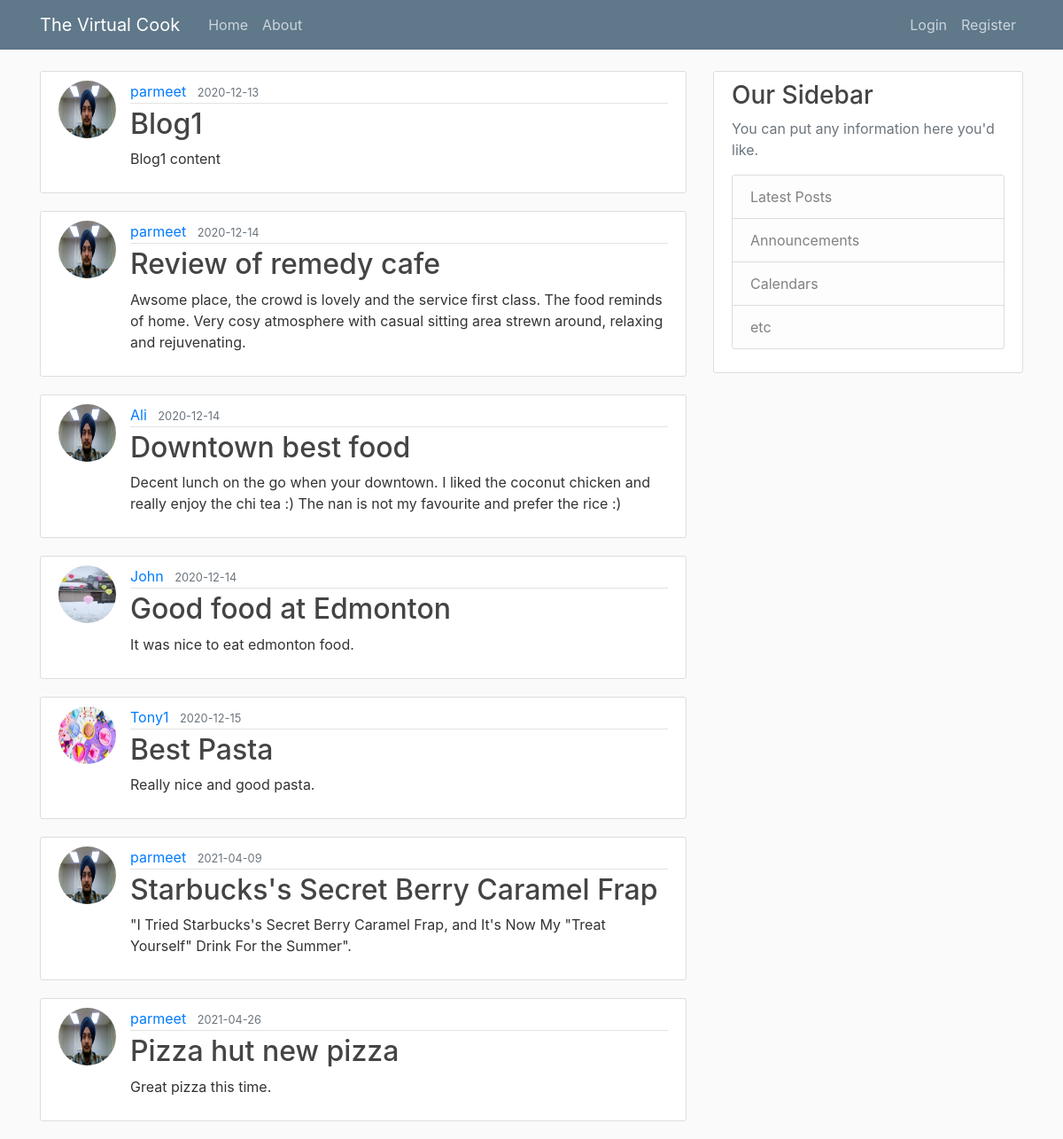
The page /home on the database its author committed.
### flaskblog/models.py (models this page shows, shortened)
class Post(db.Model):
    id = db.Column(db.Integer, primary_key=True)
    title = db.Column(db.String(100), nullable=False)
    date_posted = db.Column(db.DateTime, nullable=False, default=datetime.utcnow)
    content = db.Column(db.Text, nullable=False)
    user_id = db.Column(db.Integer, db.ForeignKey('user.id'), nullable=False)

class User(db.Model, UserMixin):
    id = db.Column(db.Integer, primary_key=True)
    username = db.Column(db.String(20), unique=True, nullable=False)
    email = db.Column(db.String(120), unique=True, nullable=False)
    image_file = db.Column(db.String(20), nullable=False, default='default.jpg')
    password = db.Column(db.String(60), nullable=False)
    posts = db.relationship('Post', backref='author', lazy=True)

### flaskblog/routes.py (the view)
@app.route('/')
@app.route('/home')
def home():
	posts = Post.query.all()
	return render_template('home.html', posts=posts)

### flaskblog/templates/home.html
		{%extends "layout.html"%}
		{% block content%}
			{% for post in posts %}
				<article class="media content-section">
					<img class='rounded-circle article-img' src="{{ url_for('static', filename='profilepics/' + post.author.image_file) }}">
				  <div class="media-body">
					<div class="article-metadata">
					  <a class="mr-2" href="#">{{ post.author.username }}</a>
					  <small class="text-muted">{{ post.date_posted.strftime('%Y-%m-%d') }}</small>
					</div>
					<h2><a class="article-title" href="#">{{ post.title }}</a></h2>
					<p class="article-content">{{ post.content }}</p>
				  </div>
				</article>
			{% endfor %}
		{% endblock content%}

### flaskblog/templates/layout.html (shortened to what this page needs)
<!DOCTYPE html>
<html>
	<head>
    <link rel="stylesheet" href="https://cdn.jsdelivr.net/npm/bootstrap@4.5.3/dist/css/bootstrap.min.css">
	<link rel="stylesheet" type="text/css" href="{{ url_for('static', filename='main.css') }}">
	</head>
	<body>
		<header class="site-header">
		  <nav class="navbar navbar-expand-md navbar-dark bg-steel fixed-top">
			<div class="container">
			  <a class="navbar-brand mr-4" href="/">The Virtual Cook</a>
			  <div class="collapse navbar-collapse" id="navbarToggle">
				<div class="navbar-nav mr-auto">
				  <a class="nav-item nav-link" href="{{ url_for('home')}}">Home</a>
				  <a class="nav-item nav-link" href="{{ url_for('about')}}">About</a>
				</div>
				<div class="navbar-nav">
					{% if current_user. is_authenticated %}
					<a class="nav-item nav-link" href="{{ url_for('saved')}}">Popular Dishes</a>
					<a class="nav-item nav-link" href="{{ url_for('dishes2')}}">Search dishes</a>
					<a class="nav-item nav-link" href="{{ url_for('dishes')}}">Dishes</a>
					<a class="nav-item nav-link" href="{{ url_for('new_post')}}">New Post</a>
					<a class="nav-item nav-link" href="{{ url_for('account')}}">Account</a>
					<a class="nav-item nav-link" href="{{ url_for('logout')}}">Logout</a>
					{% else %}
						<a class="nav-item nav-link" href="{{ url_for('login')}}">Login</a>
						<a class="nav-item nav-link" href="{{ url_for('register')}}">Register</a>
					{% endif %}
				</div>
			  </div>
			</div>
		  </nav>
		</header>
		<main role="main" class="container">
			  <div class="row">
				<div class="col-md-8">
				  	{% block content %}{% endblock %}
				</div>
				<div class="col-md-4">
				  <div class="content-section">
					<h3>Our Sidebar</h3>
					<p class='text-muted'>You can put any information here you'd like.
					  <ul class="list-group">
						<li class="list-group-item list-group-item-light">Latest Posts</li>
						<li class="list-group-item list-group-item-light">Announcements</li>
						<li class="list-group-item list-group-item-light">Calendars</li>
						<li class="list-group-item list-group-item-light">etc</li>
					  </ul>
					</p>
				  </div>
				</div>
			  </div>
		</main>
	</body>
</html>

### flaskblog/static/main.css (style rules this page uses)
body { background: #fafafa; color: #333333; margin-top: 5rem; }
h1, h2, h3, h4, h5, h6 { color: #444444; }
.bg-steel { background-color: #5f788a; }
.site-header .navbar-nav .nav-link { color: #cbd5db; }
.content-section { background: #ffffff; padding: 10px 20px; border: 1px solid #dddddd; border-radius: 3px; margin-bottom: 20px; }
.article-title { color: #444444; }
.article-content { white-space: pre-line; }
.article-img { height: 65px; width: 65px; margin-right: 16px; }
.article-metadata { padding-bottom: 1px; margin-bottom: 4px; border-bottom: 1px solid #e3e3e3 }

### rows shown on the page
Post: image_file (placeholder picture), author.username "parmeet", date_posted "2020-12-13", title "Blog1", content "Blog1 content"
Post: image_file (placeholder picture), author.username "parmeet", date_posted "2020-12-14", title "Review of remedy cafe", content "Awsome place, the crowd is lovely and the service first class. The food reminds of home. Very cosy atmosphere with casual sitting area strewn around, relaxing and rejuvenating."
Post: image_file (placeholder picture), author.username "Ali", date_posted "2020-12-14", title "Downtown best food", content "Decent lunch on the go when your downtown. I liked the coconut chicken and really enjoy the chi tea :) The nan is not my favourite and prefer the rice :)"
Post: image_file (picture), author.username "John", date_posted "2020-12-14", title "Good food at Edmonton", content "It was nice to eat edmonton food."
Post: image_file (picture), author.username "Tony1", date_posted "2020-12-15", title "Best Pasta", content "Really nice and good pasta."
Post: image_file (placeholder picture), author.username "parmeet", date_posted "2021-04-09", title "Starbucks's Secret Berry Caramel Frap", content "\"I Tried Starbucks's Secret Berry Caramel Frap, and It's Now My \"Treat Yourself\" Drink For the Summer\"."
Post: image_file (placeholder picture), author.username "parmeet", date_posted "2021-04-26", title "Pizza hut new pizza", content "Great pizza this time."
